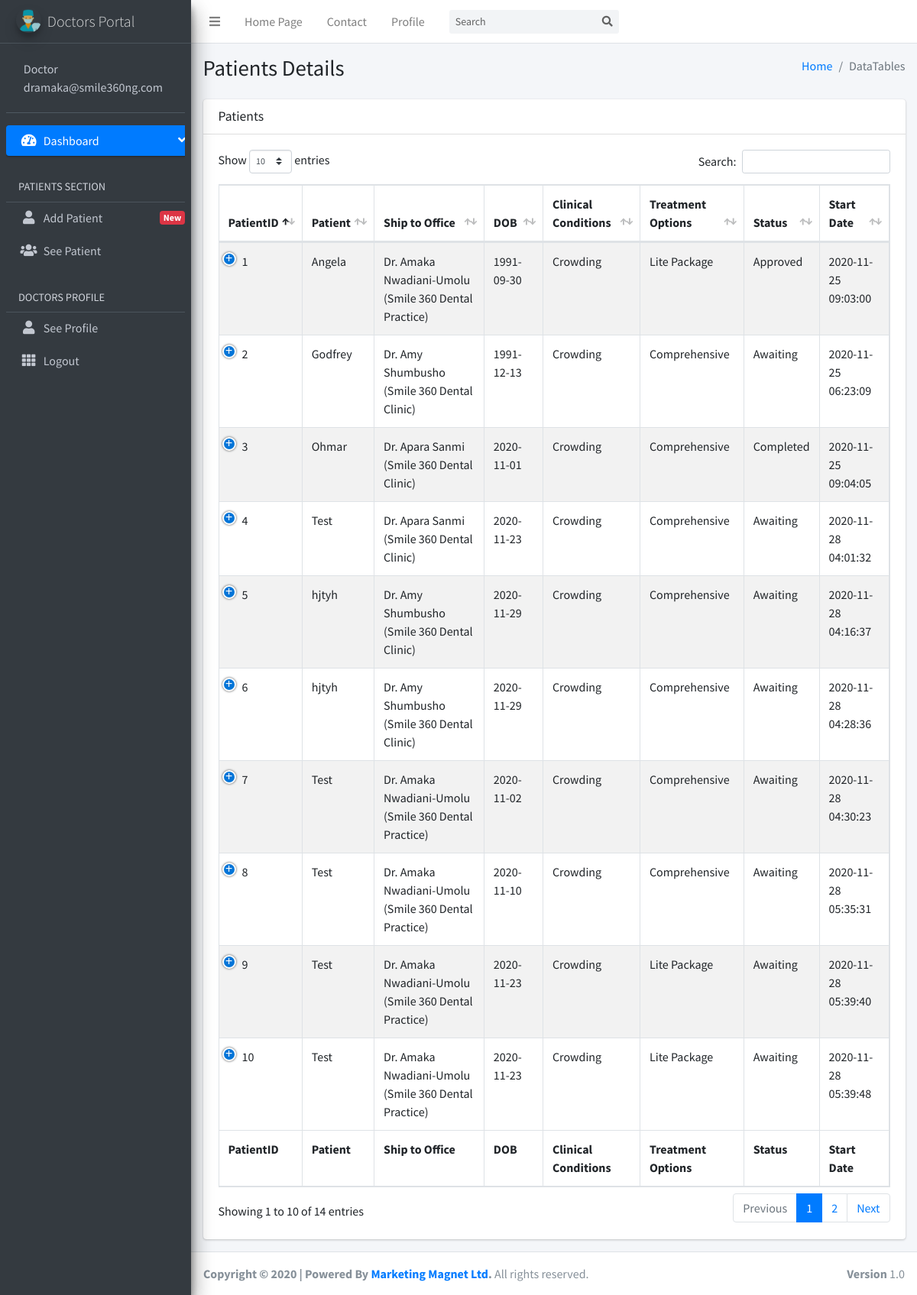
Screenshot of /viewpatients.php (signed in) with the database file from the repository.
### tables this page shows
CREATE TABLE `patients` (
  `patient_id` int(11) NOT NULL,
  `p_fname` varchar(20) NOT NULL,
  `p_lname` varchar(20) NOT NULL,
  `p_mname` varchar(20) NOT NULL,
  `gender` varchar(20) NOT NULL,
  `ship_address` text NOT NULL,
  `dob` date NOT NULL,
  `clinical_conditions` text NOT NULL,
  `other` text NOT NULL,
  `notes` text NOT NULL,
  `treatment_option` varchar(30) NOT NULL,
  `status` varchar(30) NOT NULL,
  `image` varchar(300) NOT NULL,
  `startdate` timestamp NOT NULL DEFAULT current_timestamp() ON UPDATE current_timestamp()
);

### viewpatients.php (the view, shortened to what this page needs)
 <?php
 include("inc/header.php");
 ?>
 <?php
 include("inc/aside.php");
 ?>
  <div class="content-wrapper">
    <section class="content-header">
      <div class="container-fluid">
        <div class="row mb-2">
          <div class="col-sm-6">
            <h1>Patients Details</h1>
          </div>
          <div class="col-sm-6">
            <ol class="breadcrumb float-sm-right">
              <li class="breadcrumb-item"><a href="#">Home</a></li>
              <li class="breadcrumb-item active">DataTables</li>
            </ol>
          </div>
        </div>
      </div>
    </section>
    <section class="content">
      <div class="container-fluid">
        <div class="row">
          <div class="col-12">
          <div class="card">
              <div class="card-header">
                <h3 class="card-title">Patients</h3>
              </div>
              <div class="card-body">
              <table id="example1" class="table table-bordered table-striped">
                  <thead>
                  <tr>
                    <th>PatientID</th>
                    <th>Patient</th>
                    <th>Ship to Office</th>
                    <th>DOB</th>
                    <th>Clinical Conditions</th>
                    <th>Treatment Options</th>
                    <th>Status</th>
                    <th>Start Date</th>
                  </tr>
                  </thead>
                  <tbody>
                  <?php
                            $sql = "SELECT `patient_id`, `p_fname`, `p_lname`, `p_mname`, `gender`, `ship_address`, `dob`, `clinical_conditions`, `other`, `notes`,
                            `treatment_option`, `status`, `startdate` FROM `patients` ORDER BY `patient_id` DESC";
                            $result = $conn->query($sql);
                            if($result->num_rows > 0){
                              while ($row = $result-> fetch_assoc()){
                                $ustatus ="<a href='javascript:;' onClick='pickRow(" . json_encode($row) .")'
                                data-toggle='modal' data-target='#exampleModal2' class='btn btn-success btn-sm' id='resolvedbtn' style='width:100%'>
                                <span class='spinner-grow spinner-grow-sm'></span>
                                <i class='fa fa-eye'></i></a>";
                                echo "<tr>
                                <td>".$row["patient_id"]."</td>
                                <td>".$row["p_fname"]."</td>
                                <td>".$row['ship_address']."</td>
                                <td>".$row['dob']."</td>
                                <td>".$row['clinical_conditions']."</td>
                                <td>".$row['treatment_option']."</td>
                                <td>".$row['status']."</td>
                                <td>".$row['startdate']."</td>
                                <td>".$ustatus."</td>
                                </tr>";
                              }
                            }
                            else{
                              echo "0 result";
                            }
                            ?>
                  </tbody>
                  <tfoot>
                  <tr>
                    <th>PatientID</th>
                    <th>Patient</th>
                    <th>Ship to Office</th>
                    <th>DOB</th>
                    <th>Clinical Conditions</th>
                    <th>Treatment Options</th>
                    <th>Status</th>
                    <th>Start Date</th>
                  </tr>
                  </tfoot>
                </table>
              </div>
            </div>
          </div>
        </div>
      </div>
    </section>
  </div>
</div>
<?php
 include("inc/aside.php");
 ?>
 <?php
 include("inc/footer.php");
 ?>

### rows the page displays
patients: patient_id "10", p_fname "Test", ship_address "Dr. Amaka Nwadiani-Umolu (Smile 360 Dental Practice)", dob "2020-11-23", clinical_conditions "Crowding", treatment_option "Lite Package", status "Awaiting", startdate "2020-11-28 05:39:48"
patients: patient_id "9", p_fname "Test", ship_address "Dr. Amaka Nwadiani-Umolu (Smile 360 Dental Practice)", dob "2020-11-23", clinical_conditions "Crowding", treatment_option "Lite Package", status "Awaiting", startdate "2020-11-28 05:39:40"
patients: patient_id "8", p_fname "Test", ship_address "Dr. Amaka Nwadiani-Umolu (Smile 360 Dental Practice)", dob "2020-11-10", clinical_conditions "Crowding", treatment_option "Comprehensive", status "Awaiting", startdate "2020-11-28 05:35:31"
patients: patient_id "7", p_fname "Test", ship_address "Dr. Amaka Nwadiani-Umolu (Smile 360 Dental Practice)", dob "2020-11-02", clinical_conditions "Crowding", treatment_option "Comprehensive", status "Awaiting", startdate "2020-11-28 04:30:23"
patients: patient_id "6", p_fname "hjtyh", ship_address "Dr. Amy Shumbusho (Smile 360 Dental Clinic)", dob "2020-11-29", clinical_conditions "Crowding", treatment_option "Comprehensive", status "Awaiting", startdate "2020-11-28 04:28:36"
patients: patient_id "5", p_fname "hjtyh", ship_address "Dr. Amy Shumbusho (Smile 360 Dental Clinic)", dob "2020-11-29", clinical_conditions "Crowding", treatment_option "Comprehensive", status "Awaiting", startdate "2020-11-28 04:16:37"
patients: patient_id "4", p_fname "Test", ship_address "Dr. Apara Sanmi (Smile 360 Dental Clinic)", dob "2020-11-23", clinical_conditions "Crowding", treatment_option "Comprehensive", status "Awaiting", startdate "2020-11-28 04:01:32"
patients: patient_id "3", p_fname "Ohmar", ship_address "Dr. Apara Sanmi (Smile 360 Dental Clinic)", dob "2020-11-01", clinical_conditions "Crowding", treatment_option "Comprehensive", status "Completed", startdate "2020-11-25 09:04:05"
patients: patient_id "2", p_fname "Godfrey", ship_address "Dr. Amy Shumbusho (Smile 360 Dental Clinic)", dob "1991-12-13", clinical_conditions "Crowding", treatment_option "Comprehensive", status "Awaiting", startdate "2020-11-25 06:23:09"
patients: patient_id "1", p_fname "Angela", ship_address "Dr. Amaka Nwadiani-Umolu (Smile 360 Dental Practice)", dob "1991-09-30", clinical_conditions "Crowding", treatment_option "Lite Package", status "Approved", startdate "2020-11-25 09:03:00"

### other values shown
$_SESSION['email'] "dramaka@smile360ng.com"
